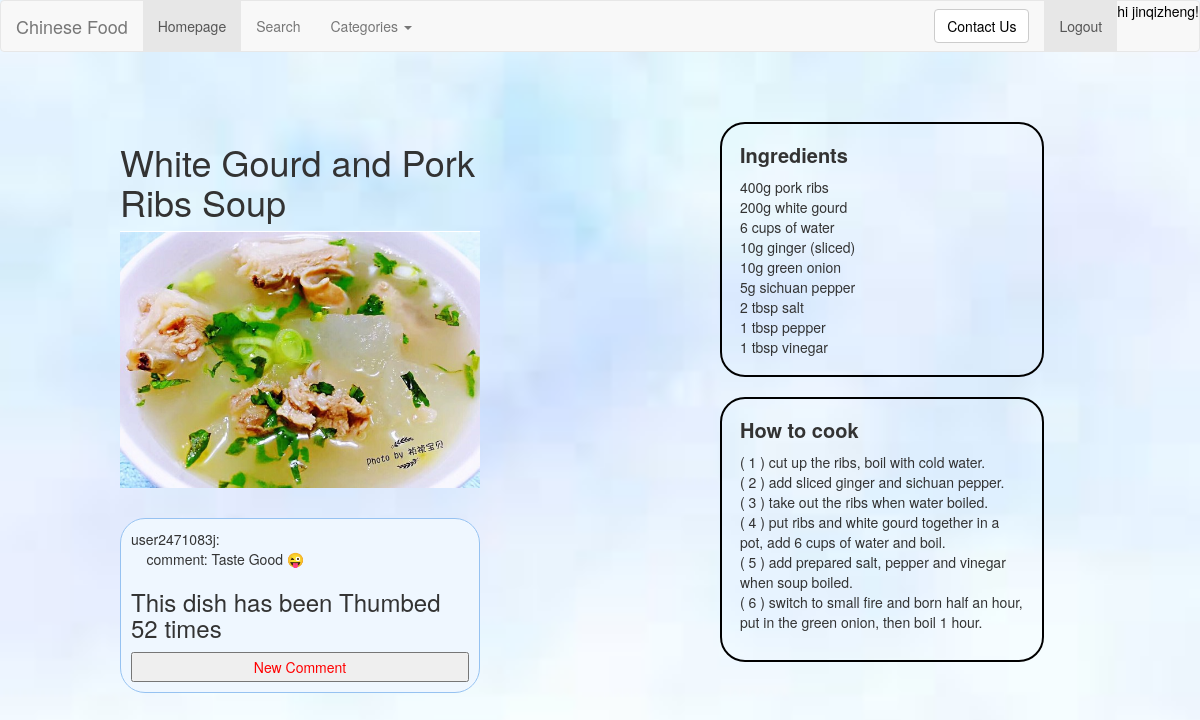
/rango/soup3/ (signed in), run on an earlier commit of the app's database.
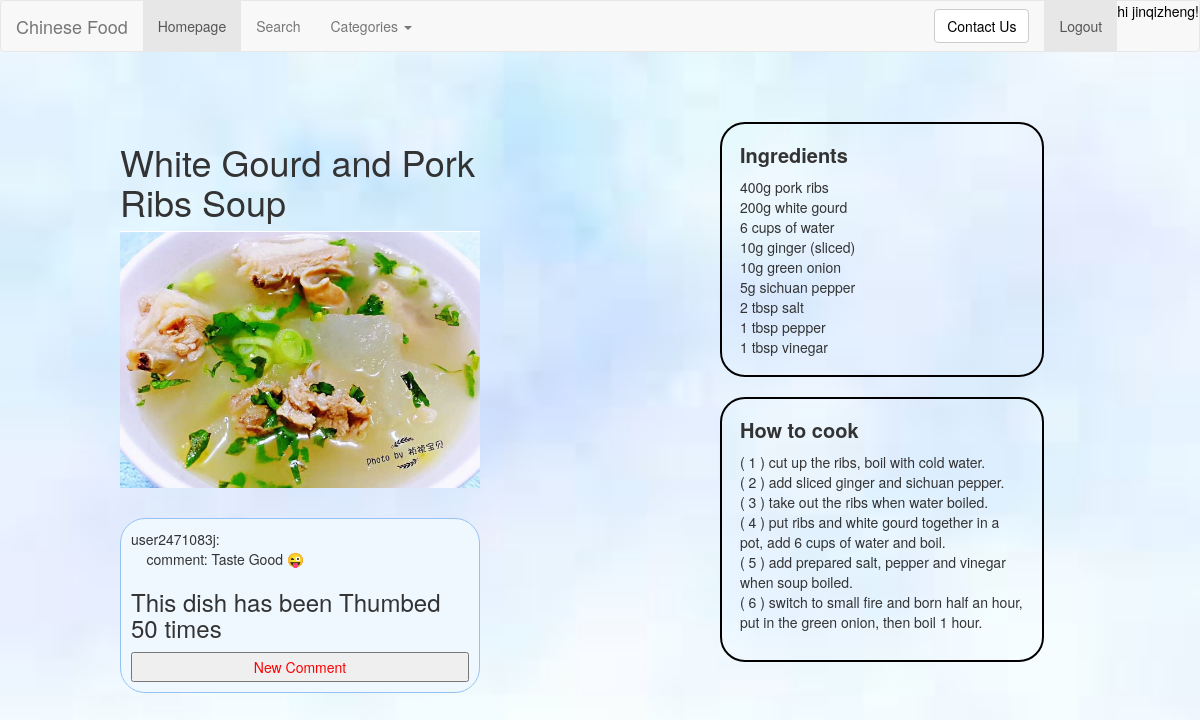
And on a later commit of the database.
### rango/models.py (models this page shows, shortened)
class Dish(models.Model):
    category = models.ForeignKey(Category, on_delete=models.CASCADE)
    dish = models.CharField(max_length=128, unique=True)
    url = models.CharField(max_length=128, default="https://www.allrecipes.com/recipes/1642/everyday-cooking/")
    likes = models.IntegerField(default=0)
    images = models.CharField(max_length=128, default="/static/images/photo.jpg")
    class Meta:
        verbose_name_plural = 'Dishes'

### rango/views.py (the view, shortened to what this page needs)
# urls.py: path('soup3/', views.soup3, name='soup3'),
def soup3(request):
    category_list = Category.objects.order_by('-category')
    d2 = "White Gourd and Pork Ribs Soup"
    dish = Dish.objects.get(dish=d2)
    form = DishForm()
    info_list = UserComment.objects.filter(dish=d2)
    return render(request, "rango/soup3.html", {"info_list": info_list,
                                                "categories": category_list,
                                                "form": form,
                                                "dish": dish, })

### rango/forms.py
class DishForm(forms.ModelForm):
    dish = forms.CharField(max_length=128,
                           help_text="Please enter the dish name.")
    url = forms.CharField(
        help_text="Please enter the URL of dishes introduction.")
    likes = forms.IntegerField(widget=forms.HiddenInput(), initial=0, required=False)
    images = forms.CharField(widget=forms.HiddenInput(), initial="/static/images/photo.jpg", required=False)
    class Meta:
        model = Dish
        exclude = ('category',)

### templates/rango/soup3.html (shortened to what this page needs)
{% extends 'rango/base.html' %}
{% load staticfiles %}
{% block image_block %}
<h1>White Gourd and Pork Ribs Soup</h1>
<img src="{% static 'images/soup3.png' %}" alt="" width="100%" id="pic">
{% endblock %}
{% block ingredients_block%}
400g pork ribs<br>
200g white gourd<br>
6 cups of water <br>
10g ginger (sliced)<br>
10g green onion<br>
5g sichuan pepper<br>
2 tbsp salt<br>
1 tbsp pepper<br>
1 tbsp vinegar<br>
{% endblock %}
{% block howToCook_block %}
( 1 ) cut up the ribs, boil with cold water. <br>
( 2 ) add sliced ginger and sichuan pepper. <br>
( 3 ) take out the ribs when water boiled. <br>
( 4 ) put ribs and white gourd together in a pot, add 6 cups of water and boil. <br>
( 5 ) add prepared salt, pepper and vinegar when soup boiled. <br>
( 6 ) switch to small fire and born half an hour, put in the green onion, then boil 1 hour.<br>
{% endblock %}

### templates/rango/base.html (shortened to what this page needs)
<!DOCTYPE html>
{% load staticfiles %}
<html>
<head>
	<link rel="stylesheet" href="https://cdn.staticfile.org/twitter-bootstrap/3.3.7/css/bootstrap.min.css">
    <link rel="stylesheet" href="{% static 'css/dish.css' %}">
</head>
<body>
<nav class="navbar navbar-default" role="navigation">
    <div class="container-fluid">
    <div class="navbar-header">
        <a class="navbar-brand" href="/rango/">Chinese Food</a>
    </div>
    <div>
        <ul class="nav navbar-nav navbar-left">
            <li class="active"><a href="/rango/">Homepage</a></li>
            <li><a href="{% url 'rango:test' %}">Search</a></li>
            <li class="dropdown">
                <a href="#" class="dropdown-toggle" data-toggle="dropdown">
                    Categories
                    <b class="caret"></b>
                </a>
            </li>
        </ul>
        <ul class="nav navbar-nav navbar-right">
            {% if user.is_authenticated %}
            <a href="{% url 'rango:userInfor' %}"> hi {{ user.username }}!</a>
            <li class="active">
                <a class="a2" href=" {% url 'auth_logout' %}?next=/rango/">Logout</a>
            </li>
        {% endif %}
        </ul>
        <form class="navbar-form navbar-right" role="search">
            <button type="submit" class="btn btn-default">
                <a href="mailto:2471083j@student.gla.ac.uk
                        subject=About Django Project">
                        Contact Us</a>
            </button>
        </form>
    </div>
    </div>
</nav>
<div class="main w1000">
    <div class="main_l f">
        <div class="slide" id="box">
            <div class="banner">
                {% block image_block %}{% endblock %}
            </div>
        </div>
        <div class="add">
            <div>
                {% for i in info_list %}
                    user{{ i.username }}: <br>
                    &nbsp&nbsp&nbsp&nbspcomment: {{ i.comment }} <br>
                {% endfor %}
                {% if user.is_authenticated %}
                <h3>This dish has been Thumbed {{ dish.likes }} times</h3>
                 <input class="input1" type="button" style="color:#ff0000" value="New Comment" id="link">
                {% endif %}
            </div>
        </div>
    </div>
    <div class="main_r r">
        <div class="ing">
            <p>Ingredients</p>
            {% block ingredients_block %}{% endblock %}
        </div>
        <div class="how">
            <p>How to cook</p>
            <div>
                {% block howToCook_block %}{% endblock %}
            </div>
        </div>
    </div>
</div>
</body>
</html>

What changed in the data, as far as the page shows it:
changed Dish: likes "52" → "50"
